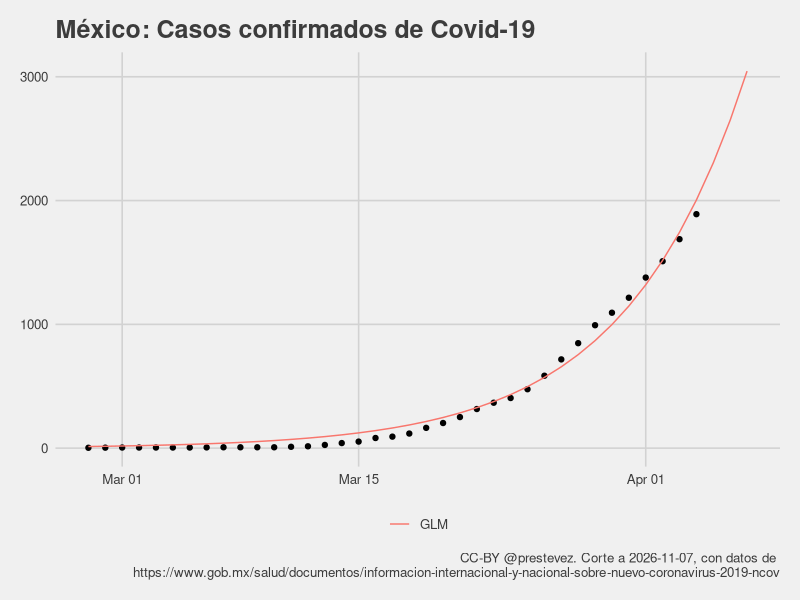
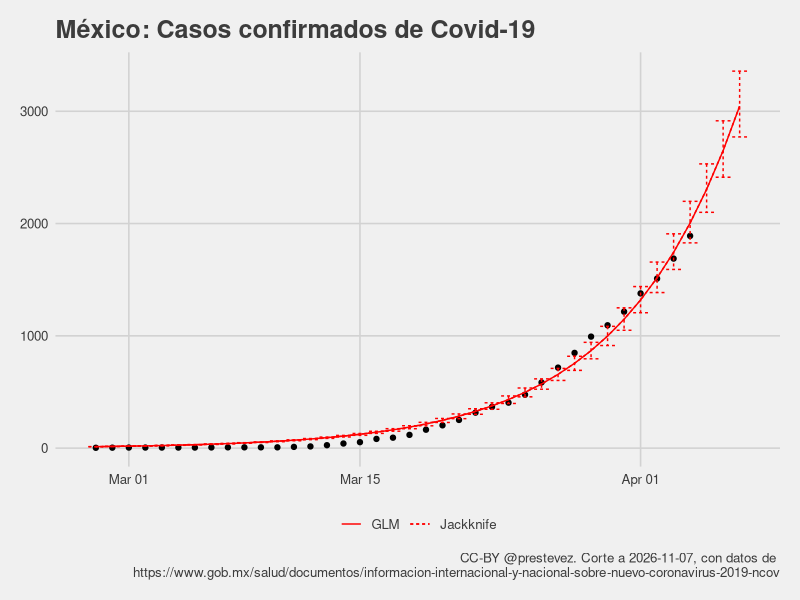

The R script that drew these images, in order:
library(tidyverse)
library(ggthemes)
library(lubridate)

casos <- read_csv("confirmados.csv")

casos$t <- (nrow(casos)-1):0

casos %>%
  filter(casos > 0) -> casos

m1 <- glm(casos ~ t, 
          data = casos,
          family = gaussian("log"))

summary(m1)

max_date <- max(casos$date) + 1
max_t <- max(casos$t) + 1

tibble(
  date = seq(max_date,max_date+2, 1),
  casos = NA,
  t = max_t:(max_t+2),
  predicted = predict(m1, newdata = data.frame(t = max_t:(max_t+2)), type = "response")
  ) %>%
  bind_rows(
    mutate(casos,
      predicted = predict(m1, type = "response"))) %>%
  arrange(date) -> casos_with_predictions

modelo <- paste0("Predicción casos = exp(",
                 round(m1[[1]][1], 2),
                 " + ",
                 round(m1[[1]][2], 2),
                 " x día)")

hoy <- Sys.Date()

pg <- "https://www.gob.mx/salud/documentos/informacion-internacional-y-nacional-sobre-nuevo-coronavirus-2019-ncov"

casos_with_predictions %>%
  ggplot(aes(date, casos)) + 
  geom_point() +
  theme_fivethirtyeight() +
  geom_line(aes(y = predicted, colour = "GLM")) +
  xlab("Total de casos") + 
  labs(title = "México: Casos confirmados de Covid-19",
       caption = paste0("CC-BY @prestevez. Corte a ", hoy, ", con datos de \n", pg)) +
  theme(legend.title = element_blank())

### Jackknife estimate?

lapply(1:nrow(casos), function(x){
  glm(casos ~ t, 
      data = casos[-x,],
      family = gaussian("log"))
}) -> m1_jk_ls

sapply(m1_jk_ls, function(x) coef(x)) %>% data.frame() %>%
  mutate(var = rownames(.)) %>%
  pivot_longer(-var, names_to = "rep") %>%
  group_by(var) %>%
  summarise(Estimate = mean(value),
            ci_low = quantile(value, 0.025),
            ci_high = quantile(value, 0.975)) -> m1_jk

pred_jk <- function(model, t, type = c("Estimate", "ci_low", "ci_high")){
  terms <- unlist(model[,type[1]])
  preds <- exp(terms[1] + (terms[2] * t))
  return(preds)
}


casos_with_predictions %>%
  mutate(Jackknife = pred_jk(m1_jk, t = t),
         Jackknife_low = pred_jk(m1_jk, t = t, "ci_low"),
         Jackknife_high = pred_jk(m1_jk, t = t, "ci_high")) %>%
  ggplot(aes(date, casos)) + 
  geom_point() +
  theme_fivethirtyeight() +
  geom_line(aes(y = predicted, linetype = "GLM"), colour = "red") +
  geom_line(aes(y = Jackknife, linetype = "Jackknife"), colour = "red") +
  geom_errorbar(aes(ymin = Jackknife_low,
                    ymax = Jackknife_high,
                    linetype = "Jackknife"),
                colour = "red") + 
  xlab("Total de casos") + 
  labs(title = "México: Casos confirmados de Covid-19",
       caption = paste0("CC-BY @prestevez. Corte a ", hoy, ", con datos de \n", pg)) +
  theme(legend.title = element_blank())

### MCMC does not appear to offer any benefits
# install.packages("MCMCpack")
# 
# library(MCMCpack)
# ls(package:MCMCpack)
# 
# m1_lm <- lm(log(casos) ~ t, data = casos)
# 
# summary(m1_lm)
# 
# casos_with_predictions %>%
#   mutate(predlm = exp(predict(m1_lm, newdata = data.frame(t = t)))) %>%
#   ggplot(aes(date, casos)) + 
#   geom_point() +
#   theme_fivethirtyeight() +
#   geom_line(aes(y = predicted, colour = "GLM")) +
#   geom_line(aes(y = predlm, colour = "LM")) +
#   xlab("Total de casos") + 
#   labs(title = "México: Casos confirmados de Covid-19",
#        caption = paste0("CC-BY @prestevez. Corte a ", hoy, ", con datos de \n", pg)) +
#   theme(legend.title = element_blank())
# 
# 
# m1_mcmc <- MCMCregress(log(casos) ~ t, data = casos)
# 
# summary(m1_mcmc)

